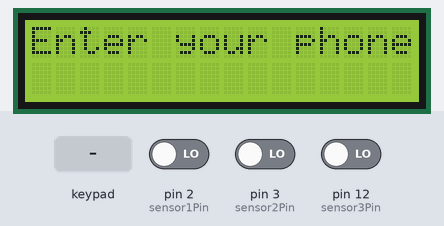
The sketch below on a simulated Arduino Uno, built with avr-gcc and run on an emulated ATmega328P. On the bench: 16×2 character LCD. Inputs (shaded band) come from the test bench; at power-on: pin 2 (sensor1Pin) LOW, pin 3 (sensor2Pin) LOW, pin 12 (sensor3Pin) LOW. EEPROM starts erased; what the sketch prints to the serial monitor is not drawn.

Above: at 1.2 s.
1.3 s: keypad keys 1 1 1 0 9 8 A pressed 0.4 s apart
At 4.3 s:
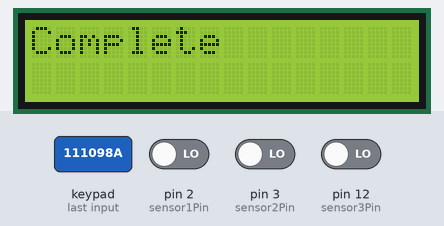
7.1 s: key 'B' pressed
At 7.6 s:
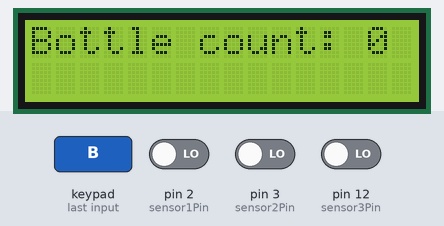
8.6 s: key '#' pressed
11.6 s: key 'C' pressed
At 13.2 s:
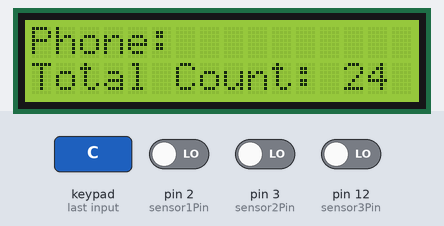
14.0 s: keypad keys 7 6 5 4 D pressed 0.4 s apart
At 18.8 s:
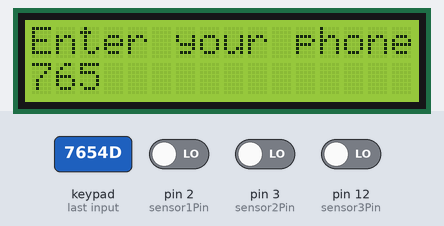
19.0 s: key 'A' pressed
At 19.3 s:
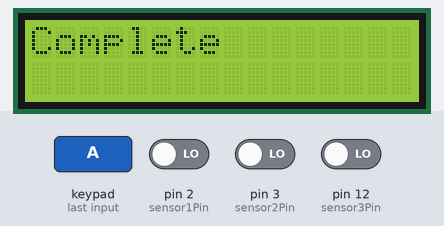
Timing chart, 0 to 22.0 s (numbered marks = the images above; inputs shaded):
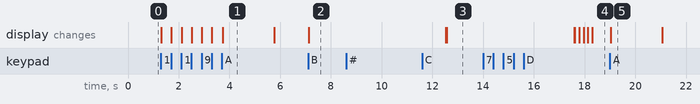

The sketch:

EEC.ino
```cpp
  #include <Wire.h>
  #include <EEPROM.h>
  #include <LiquidCrystal_I2C.h>
  #include <Keypad.h>

  String phoneNumber = "";
  bool continueCheckSensors = false;
  unsigned long previousMillis = 0;
  const long interval = 400;  // Interval between sensor readings in milliseconds
int sensor1Pin = 2;
int sensor2Pin = 3;
int sensor3Pin = 12;
int sensor1Value, sensor2Value, sensor3Value;
  bool objectDetected = false;
  int bottleCount = 0;
  const byte ROWS = 4;
  const byte COLS = 4;

  void saveCountToEEPROM(int count, String number);
  void readCountFromEEPROM();
  void checkSensors();
  void displayInfoOnLCD();
  void checkPoints(); // Added function

  char customKeymap[ROWS][COLS] = {
    {'1', '2', '3', 'A'},
    {'4', '5', '6', 'B'},
    {'7', '8', '9', 'C'},
    {'*', '0', '#', 'D'}
  };

  LiquidCrystal_I2C lcd(0x27, 16, 2);
  byte rowPins[ROWS] = {11, 10, 9, 8};
  byte colPins[COLS] = {7, 6, 5, 4};
  Keypad keypad = Keypad(makeKeymap(customKeymap), rowPins, colPins, ROWS, COLS);

  #define MAX_PHONES 10

  struct PhoneData {
    String phoneNumber;
    int count;
  };

  PhoneData phoneData[MAX_PHONES];
  int phoneDataSize = 0;

  int findPhoneNumberIndex(String number) {
    for (int i = 0; i < phoneDataSize; ++i) {
      if (phoneData[i].phoneNumber == number) {
        return i;
      }
    }
    return -1;
  }

  void updatePhoneData(String number, int count) {
  int index = findPhoneNumberIndex(number);

  if (index != -1) {
    // Phone number found, update the count if changed
    phoneData[index].count += count;
    int address = index * sizeof(PhoneData);
    EEPROM.put(address, phoneData[index]);
  } else {
    if (phoneDataSize < MAX_PHONES) {
      // Phone number not found, add it to EEPROM
      phoneData[phoneDataSize].phoneNumber = number;
      phoneData[phoneDataSize].count = count;
      int address = phoneDataSize * sizeof(PhoneData);
      EEPROM.put(address, phoneData[phoneDataSize]);
      phoneDataSize++;
    } else {
      Serial.println("Maximum phone numbers reached!");
    }
  }
}


  void setup() {
    Serial.begin(9600);
    lcd.init();
    lcd.backlight();
    pinMode(sensor1Pin, INPUT);
    pinMode(sensor2Pin, INPUT);
    pinMode(sensor3Pin, INPUT);
    lcd.setCursor(0, 0);
    lcd.print("Enter your phone:");
    readCountFromEEPROM();
  }

  void loop() {
    char key = keypad.getKey();

    if (key != NO_KEY) {
      if (key == 'B') {
        Serial.println("B key pressed");
        lcd.clear();
        lcd.setCursor(0, 0);
        lcd.print("Bottle count: ");
        lcd.print(bottleCount);
        checkSensors();
        continueCheckSensors = true;
      } else if (key == 'C') {
        checkPoints(); // Invoke checkPoints function
      } else {
        if (isDigit(key)) {
          phoneNumber += key;
          lcd.setCursor(phoneNumber.length() - 1, 1);
          lcd.print(key);
          delay(10);
          Serial.println(key);
        } else if (key == 'D') {
          if (phoneNumber.length() > 0) {
            phoneNumber.remove(phoneNumber.length() - 1);
            lcd.setCursor(phoneNumber.length(), 1);
            lcd.print(" ");
            lcd.setCursor(phoneNumber.length(), 1);
            Serial.println("Deleted last digit");
          }
        } else if (key == 'A') {
          if (phoneNumber.length() > 0) {
            Serial.print("Entered phone number: ");
            Serial.println(phoneNumber);

            // Save the entered phone number directly without concatenating
            saveCountToEEPROM(1, phoneNumber);

            lcd.clear();
            lcd.print("Complete");
            delay(2000);
            lcd.clear();

            lcd.print("Enter your phone");
            lcd.setCursor(0, 1);
            phoneNumber = "";
          }
        }
      }
    }
  }

void checkSensors() {
  while (true) {
    char key = keypad.getKey(); // Move this line inside the loop

    // Read sensor values inside the loop
    sensor1Value = digitalRead(sensor1Pin);
    sensor2Value = digitalRead(sensor2Pin);
    sensor3Value = digitalRead(sensor3Pin);

    // Read sensor 1
    if (sensor1Value == LOW) { //!*SENSORS ARE READ LOW*!
      Serial.println("------------------------");
      Serial.println("Sensor1 Object Detected!");
      Serial.println("------------------------");
      delay(250);
      bottleCount++;
      saveCountToEEPROM(bottleCount, phoneNumber);
      readCountFromEEPROM();
      Serial.print("Count = ");
      Serial.println(bottleCount);
    }
      if (sensor2Value == LOW) {
      Serial.println("------------------------");
      Serial.println("Sensor1 Object Detected!");
      Serial.println("------------------------");
      delay(250);
      bottleCount++;
      saveCountToEEPROM(bottleCount, phoneNumber);
      readCountFromEEPROM();
      Serial.print("Count = ");
      Serial.println(bottleCount);
    }

    if (sensor3Value == LOW) {
      Serial.println("------------------------");
      Serial.println("Sensor1 Object Detected!");
      Serial.println("------------------------");
      delay(250);
      bottleCount++;
      saveCountToEEPROM(bottleCount, phoneNumber);
      readCountFromEEPROM();
      Serial.print("Count = ");
      Serial.println(bottleCount);
    }
    // Save bottle count to EEPROM with unique address based on the phone number
    saveCountToEEPROM(bottleCount, phoneNumber);
    updatePhoneData(phoneNumber, bottleCount);

    delay(350);

    if (key != NO_KEY && key == '#') {
      lcd.clear();
      bottleCount = 0;
      lcd.print("Enter your phone:");
      lcd.setCursor(0, 1);
      phoneNumber = "";
      Serial.println("Clear Display");
      break; // Break out of the loop
    }
  }
}


  void saveCountToEEPROM(int count, String number) {
    int phoneIndex = findPhoneNumberIndex(number);

    if (phoneIndex == -1) {
      // Phone number not found, add it to EEPROM
      if (phoneDataSize < MAX_PHONES) {
        int address = phoneDataSize * sizeof(PhoneData);
        EEPROM.put(address, PhoneData{number, count});
        phoneDataSize++;
      } else {
        Serial.println("Maximum phone numbers reached!");
      }
    } else {
      // Phone number found, update the count if changed
      int address = phoneIndex * sizeof(PhoneData);
      EEPROM.get(address, phoneData[phoneIndex]);

      if (phoneData[phoneIndex].count != count) {
        phoneData[phoneIndex].count = count;
        EEPROM.put(address, phoneData[phoneIndex]);
      }
    }
  }
  void readCountFromEEPROM() {
    for (int i = 0; i < phoneDataSize; ++i) {
      int address = i * sizeof(PhoneData);
      EEPROM.get(address, phoneData[i]);
    }

    Serial.println("Stored Data:");
    for (int i = 0; i < phoneDataSize; ++i) {
      Serial.print("Phone Number: ");
      Serial.print(phoneData[i].phoneNumber);
      Serial.print(", Count: ");
      Serial.println(phoneData[i].count);
    }
  }

  void displayInfoOnLCD() {
    lcd.clear();
    lcd.setCursor(0, 0);
    lcd.print("Phone: ");
    lcd.print(phoneNumber);

    lcd.setCursor(0, 1);
    lcd.print("Total Count: ");
    int total = 0;
    for (int i = 0; i < phoneDataSize; ++i) {
      if (phoneData[i].phoneNumber == phoneNumber) {
        total = phoneData[i].count;
        break;
      }
    }
    lcd.print(total);

    Serial.print("Phone: ");
    Serial.print(phoneNumber);
    Serial.print(", Total Count: ");
    Serial.println(total);

    delay(7500);
    lcd.clear();
    lcd.print("Enter your phone");
  }

  void checkPoints() {
    int index = findPhoneNumberIndex(phoneNumber);

    lcd.clear();
    lcd.setCursor(0, 0);
    lcd.print("Phone: ");
    lcd.print(phoneNumber);

    lcd.setCursor(0, 1);
    lcd.print("Total Count: ");
    int total = (index != -1) ? phoneData[index].count : 0;
    lcd.print(total);

    Serial.print("Phone: ");
    Serial.print(phoneNumber);
    Serial.print(", Total Count: ");
    Serial.println(total);

    delay(5000);
    lcd.clear();
    Serial.println("Clear Check");
    phoneNumber = "";
    lcd.print("Enter your phone");
  }
```

Measured:
- after the input at 1.3 s, the display: first changes at once (image 1 shows a later state)
- after the input at 7.1 s, the display: changes at once (image 2)
- after the input at 8.6 s, every drawn part: stays the same
- after the input at 11.6 s, the display: first differs from a run without the input after 0.97 s (image 3)
- after the input at 14.0 s, the display: first differs from a run without the input after 3.6 s (image 4 shows a later state)
- after the input at 19.0 s, the display: changes at once (image 5)
- what the display in image 1 shows lasts 2.1 s, from 3.7 s to 5.8 s
